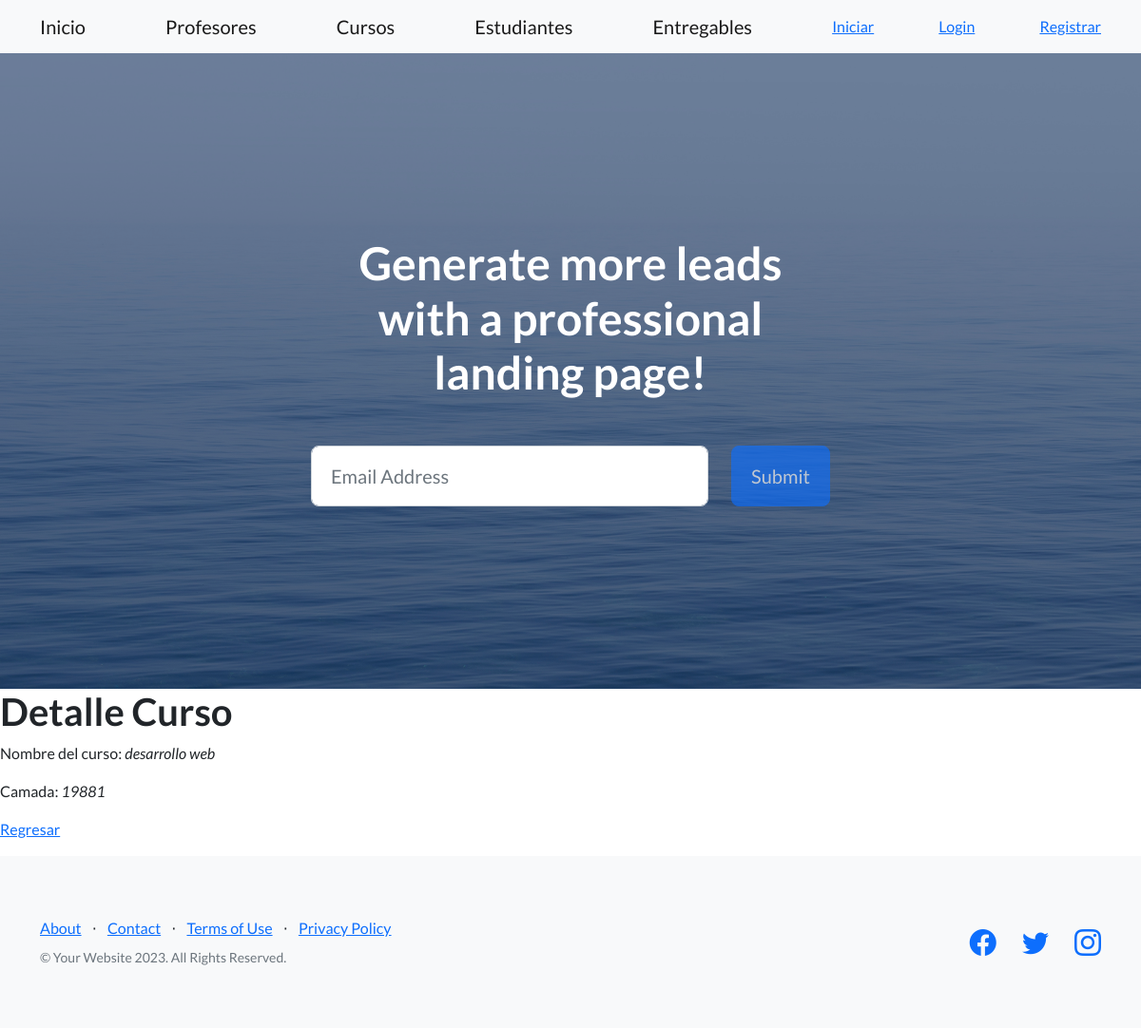
The app's page /AppCoder/cursos/2, older data.
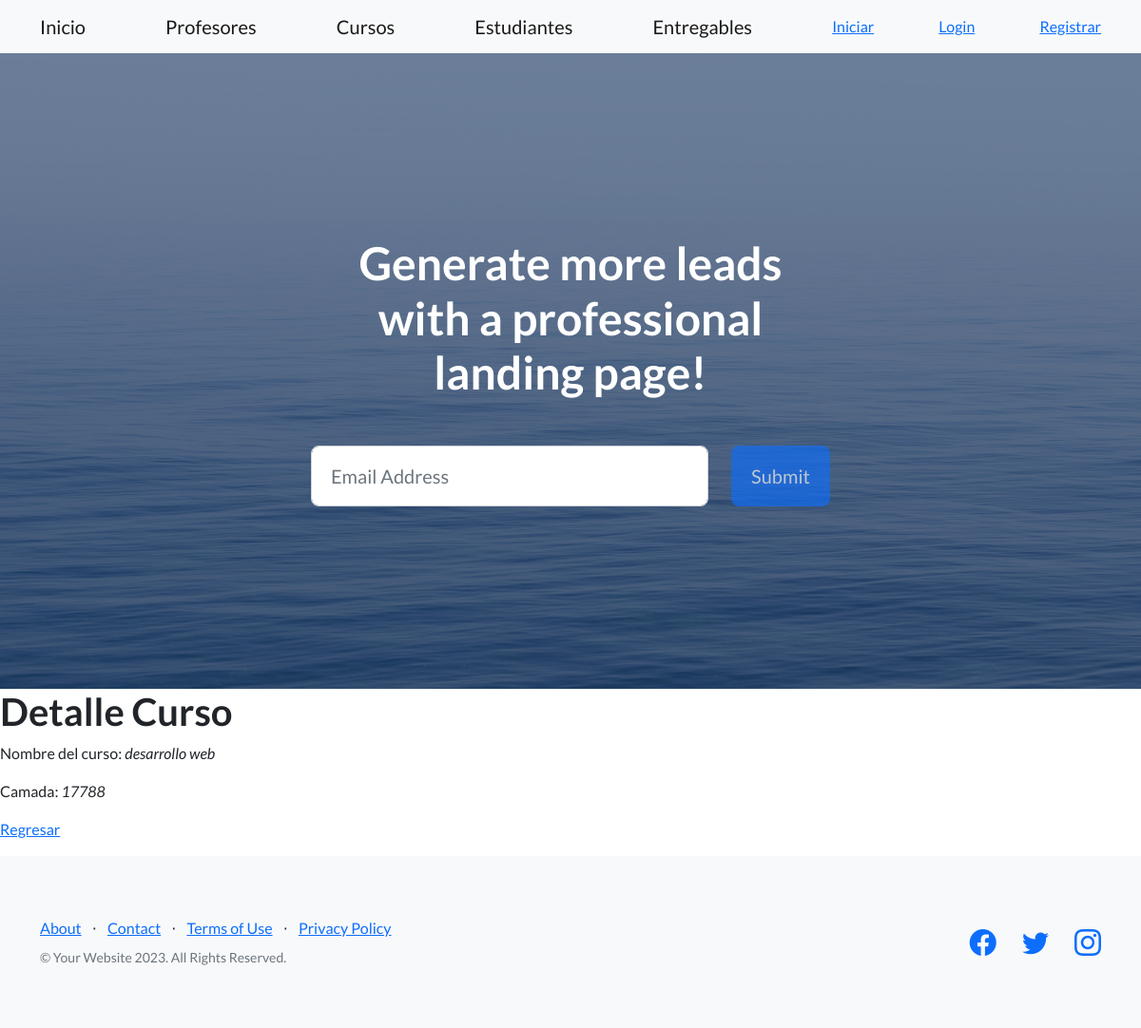
The same page, newer data.
### AppCoder/models.py (models this page shows, shortened)
class Curso(models.Model):
    nombre = models.CharField(max_length=40)
    camada = models.IntegerField()

### AppCoder/views.py (the view)
# urls.py: path('cursos/<pk>', views.CursoDetailView.as_view(), name='DetalleCurso'),
class CursoDetailView(DetailView):
      model = Curso
      template_name = "AppCoder/curso_detalle.html"

### AppCoder/Templates/AppCoder/curso_detalle.html
{% extends "AppCoder/padre.html" %}
{% load static %}
{% block contenidoQueCambia %}
<h1> Detalle Curso </h1>
<p> Nombre del curso: <i>{{curso.nombre}}</i></p>
<p> Camada: <i>{{curso.camada}}</i></p>
<p>
    <a href="{% url 'ListaCursos' %}"> Regresar </a>
</p>
{% endblock contenidoQueCambia %}

Row changes from the older to the newer data that the page shows:
changed Curso "desarrollo web": camada "19881" → "17788"
